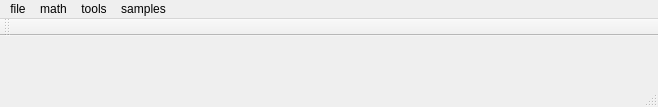
<?xml version="1.0" encoding="UTF-8"?>
<ui version="4.0">
 <class>MainWindow</class>
 <widget class="QMainWindow" name="MainWindow">
  <property name="geometry">
   <rect>
    <x>0</x>
    <y>0</y>
    <width>658</width>
    <height>107</height>
   </rect>
  </property>
  <property name="windowTitle">
   <string>MainWindow</string>
  </property>
  <widget class="QWidget" name="centralWidget">
   <layout class="QGridLayout" name="gridLayout">
    <item row="0" column="0">
     <widget class="QLabel" name="label">
      <property name="text">
       <string/>
      </property>
     </widget>
    </item>
   </layout>
  </widget>
  <widget class="QMenuBar" name="menuBar">
   <property name="geometry">
    <rect>
     <x>0</x>
     <y>0</y>
     <width>658</width>
     <height>25</height>
    </rect>
   </property>
   <widget class="QMenu" name="menufile">
    <property name="title">
     <string>file</string>
    </property>
    <addaction name="actionopen_file"/>
    <addaction name="actionsave_file"/>
   </widget>
   <widget class="QMenu" name="menumath">
    <property name="title">
     <string>math</string>
    </property>
    <addaction name="actionsharpen"/>
    <addaction name="actiongaussian_blur"/>
    <addaction name="actiongaussian_edge_detection"/>
    <addaction name="actionpcr_edge_detection"/>
    <addaction name="actiongradient_X_and_Y"/>
    <addaction name="actionLaplacian_edge_detection"/>
   </widget>
   <widget class="QMenu" name="menutools">
    <property name="title">
     <string>tools</string>
    </property>
    <addaction name="actiontest"/>
    <addaction name="actiondraw_profile"/>
    <addaction name="actionimage_calculator"/>
   </widget>
   <widget class="QMenu" name="menusamples">
    <property name="title">
     <string>samples</string>
    </property>
    <addaction name="actionTwo_hollows"/>
    <addaction name="actionTwo_hollows_big"/>
   </widget>
   <addaction name="menufile"/>
   <addaction name="menumath"/>
   <addaction name="menutools"/>
   <addaction name="menusamples"/>
  </widget>
  <widget class="QToolBar" name="mainToolBar">
   <attribute name="toolBarArea">
    <enum>TopToolBarArea</enum>
   </attribute>
   <attribute name="toolBarBreak">
    <bool>false</bool>
   </attribute>
  </widget>
  <widget class="QStatusBar" name="statusBar"/>
  <action name="actiongaussian_blur">
   <property name="text">
    <string>gaussian blur</string>
   </property>
  </action>
  <action name="actiongaussian_edge_detection">
   <property name="text">
    <string>gaussian edge detection</string>
   </property>
  </action>
  <action name="actionpcr_edge_detection">
   <property name="text">
    <string>pcr edge detection</string>
   </property>
  </action>
  <action name="actionopen_file">
   <property name="text">
    <string>open file</string>
   </property>
  </action>
  <action name="actionsave_file">
   <property name="text">
    <string>save file</string>
   </property>
  </action>
  <action name="actiongradient_X_and_Y">
   <property name="text">
    <string>gradient X and Y</string>
   </property>
  </action>
  <action name="actiontest">
   <property name="text">
    <string>test</string>
   </property>
  </action>
  <action name="actiondraw_profile">
   <property name="text">
    <string>draw profile</string>
   </property>
  </action>
  <action name="actionTwo_hollows">
   <property name="text">
    <string>two hollows</string>
   </property>
  </action>
  <action name="actionTwo_hollows_big">
   <property name="text">
    <string>two hollows big</string>
   </property>
  </action>
  <action name="actionLaplacian_edge_detection">
   <property name="text">
    <string>Laplacian edge detection</string>
   </property>
  </action>
  <action name="actionimage_calculator">
   <property name="text">
    <string>image calculator</string>
   </property>
  </action>
  <action name="actionsharpen">
   <property name="text">
    <string>sharpen</string>
   </property>
  </action>
 </widget>
 <layoutdefault spacing="6" margin="11"/>
 <resources/>
 <connections/>
</ui>
